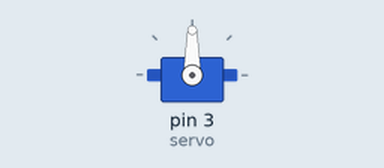
Bench run of a sketch on a simulated Arduino Uno, built with avr-gcc and run on an emulated ATmega328P. Shown: servo.

Above: at 0.05 s.
At 3.0 s:
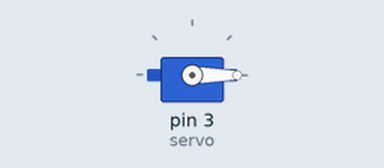
At 6.0 s:
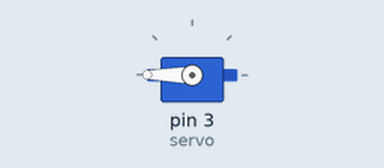
Timing chart, 0 to 7.8 s (numbered marks = the images above):
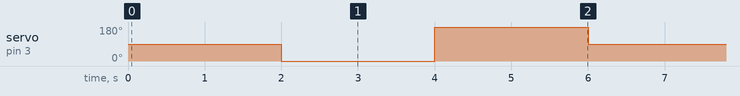

Measured:
- by itself, servo on pin 3 (servo): repeats every 6.0 s: 180° 2.0 s, 90° 2.0 s, 0° 2.0 s

The sketch:

servo_test_code.ino
```cpp
//continious rotation servo test

#include <Servo.h>
Servo servo;

void setup() {
  servo.attach(3); // Replace 9 with your servo's control pin
}

void loop() {
  servo.write(90);  // Stop (for continuous rotation)
  delay(2000);

  servo.write(0);   // Full-speed rotation in one direction
  delay(2000);

  servo.write(180); /// Full-speed rotation in the other direction
  delay(2000);
}
```
